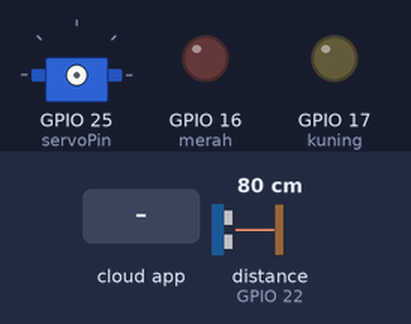
A sketch run on a simulated ESP32. Parts: servo, output pins drawn as LEDs (lit = HIGH). The test bench sets the inputs (shaded band); at power-on: distance to the obstacle (sensor on GPIO 22) 80 cm. WiFi joins after 1.5 s; servers stay silent unless stated; the Firebase database answers and starts empty; what the sketch prints to the serial monitor is not drawn.

Above: at 2.7 s.
2.8 s: the phone or cloud app sets statusGate to close
At 4.97 s:
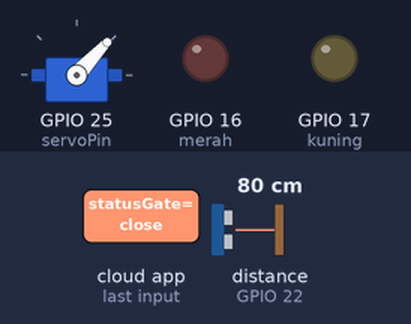
At 6.8 s:
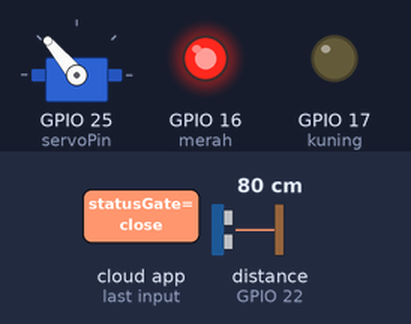
6.9 s: distance to the obstacle (sensor on GPIO 22) set to 23 cm
11.5 s: distance to the obstacle (sensor on GPIO 22) set to 18 cm
At 16.5 s:
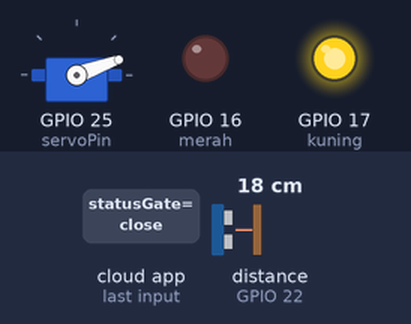
16.6 s: the phone or cloud app sets statusGate to open
20.4 s: distance to the obstacle (sensor on GPIO 22) set to 35 cm
At 22.63 s:
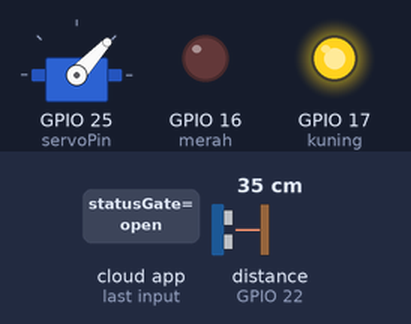
23.9 s: the phone or cloud app sets tinggiAir to 0
Timing chart, 0 to 28.4 s (numbered marks = the images above; inputs shaded):
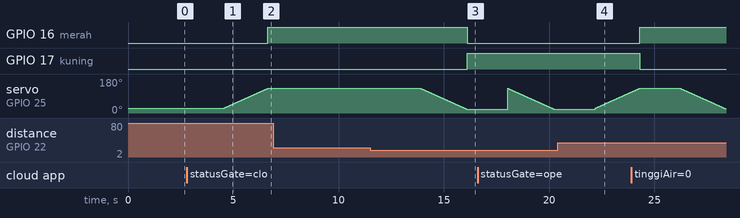

Measured:
- the behaviour switches between 21 and 20 cm on distance to the obstacle (sensor on GPIO 22) (found by bisection; images 2 and 3)
- after the input at 2.8 s, GPIO 16 (merah): LOW → HIGH after 3.8 s; servo on GPIO 25 (servoPin): moves from 25° to 130° over 2.1 s, starting after 1.7 s
- after the input at 6.9 s, every drawn part: stays the same
- after the input at 11.5 s, GPIO 16 (merah): HIGH → LOW after 4.6 s; GPIO 17 (kuning): LOW → HIGH after 4.6 s; servo on GPIO 25 (servoPin): moves from 130° to 20° over 2.2 s, starting after 2.4 s
- after the input at 20.4 s, servo on GPIO 25 (servoPin): moves from 20° to 110° over 1.7 s, starting after 1.8 s

The sketch:

firebaseConnect.ino
```cpp
#include <WiFi.h>
#include <FirebaseESP32.h>
#include <Servo_ESP32.h>
#include <afstandssensor.h>

//Provide the token generation process info.
#include <addons/TokenHelper.h>

//Provide the RTDB payload printing info and other helper functions.
#include <addons/RTDBHelper.h>

/* 1. Define the WiFi credentials */
#define WIFI_SSID  "Kebayoran"
#define WIFI_PASSWORD  "kebayoran566117"
#define API_KEY  "AIzaSyBwB5H0euEtAPGo_GuI89enyJiFT2MKHto"
#define DATABASE_URL  "https://smarthomeiot-3af33-default-rtdb.asia-southeast1.firebasedatabase.app/"
#define USER_EMAIL "rizdkychandrawijaya@gmail.com"
#define USER_PASSWORD "senopati25"

//Define Firebase Data object
FirebaseData fbdo;

FirebaseAuth auth;
FirebaseConfig config;

int merah = 16;
int kuning = 17;

AfstandsSensor afstandssensor(23, 22);

//globar variable servo
static const int servoPin = 25; //printed G14 on the board
Servo_ESP32 servo1;

int angle = 25;
int angleStep = 1;
int angleMin = 20;
int angleMax = 130;

//globar var data firebase
int tinggiAir = 0;
int delayGate = 0;
String statusGate = "open";

int tinggiSensor = 0;

void openGate(){
   servo1.attach(servoPin);
    for(int angle = 130; angle >= angleMin; angle -=angleStep) {
        servo1.write(angle);
        delay(20);
    }
}

void closeGate(){
   servo1.attach(servoPin);
    for(int angle = 25; angle <= angleMax; angle +=angleStep) {
        servo1.write(angle);
        delay(20);
    }
}

void setup(){
  Serial.begin(115200);
  pinMode(merah, OUTPUT);
  pinMode(kuning, OUTPUT);
  WiFi.begin(WIFI_SSID, WIFI_PASSWORD);
  Serial.print("Connecting to Wi-Fi");
  while (WiFi.status() != WL_CONNECTED)
  {
    Serial.print(".");
    delay(300);
  }
  Serial.println();
  Serial.print("Connected with IP: ");
  Serial.println(WiFi.localIP());
  Serial.println();

  Serial.printf("Firebase Client v%s\n\n", FIREBASE_CLIENT_VERSION);

  /* Assign the api key (required) */
  config.api_key = API_KEY;

  /* Assign the user sign in credentials */
  auth.user.email = USER_EMAIL;
  auth.user.password = USER_PASSWORD;

  /* Assign the RTDB URL (required) */
  config.database_url = DATABASE_URL;

  /* Assign the callback function for the long running token generation task */
  config.token_status_callback = tokenStatusCallback; //see addons/TokenHelper.h

  //Or use legacy authenticate method
  config.database_url = DATABASE_URL;
  config.signer.tokens.legacy_token = "31oWT6iqJOuFDTyDBSgWZu1ekyE3giGE3aZvvPIU";

  Firebase.begin(&config, &auth);

  //Comment or pass false value when WiFi reconnection will control by your code or third party library
  Firebase.reconnectWiFi(true);
  Firebase.setDoubleDigits(5);
}

void loop(){
  delay(20);
  delayGate = 1;
  if (Firebase.ready())
  {
    if(Firebase.getInt(fbdo, "/gate1/tinggiAir")){
      tinggiAir = fbdo.to<int>();
      Serial.printf("Tinggi Air firebase: %s\n", String(tinggiAir));
    }
    if(Firebase.getString(fbdo, "/gate1/statusGate")){
      statusGate = fbdo.to<String>();
      Serial.printf("StatusGate firebase: %s\n", statusGate);
    }
    if(Firebase.getInt(fbdo, "/gate1/delay")){
      delayGate = fbdo.to<int>();
      Serial.printf("delay firebase: %s\n", String(delayGate));
    }

    if(tinggiAir<=20 and statusGate=="open"){
      openGate();
      digitalWrite(merah,LOW);
      digitalWrite(kuning,HIGH);
      Serial.printf("Set Status Gate... %s\n", Firebase.setString(fbdo, "/gate1/statusGate", "close") ? "ok" : fbdo.errorReason().c_str());
    }else if(tinggiAir>20 and statusGate=="close"){
      closeGate();
      digitalWrite(merah,HIGH);
      digitalWrite(kuning,LOW);
      Serial.printf("Set Status Gate... %s\n", Firebase.setString(fbdo, "/gate1/statusGate", "open") ? "ok" : fbdo.errorReason().c_str());
    }
    tinggiSensor = afstandssensor.afstandCM();
    Serial.printf("Tinggi Air: %s cm \n", String(tinggiSensor));
    Serial.printf("Set Tinggi Air... %s\n", Firebase.setInt(fbdo, "/gate1/tinggiAir", tinggiSensor) ? "ok" : fbdo.errorReason().c_str());
  }
  delay(delayGate*1000);
  Serial.printf("Set delay time... %s\n", Firebase.setInt(fbdo, "/gate1/delay", 1) ? "ok" : fbdo.errorReason().c_str());
}
```
